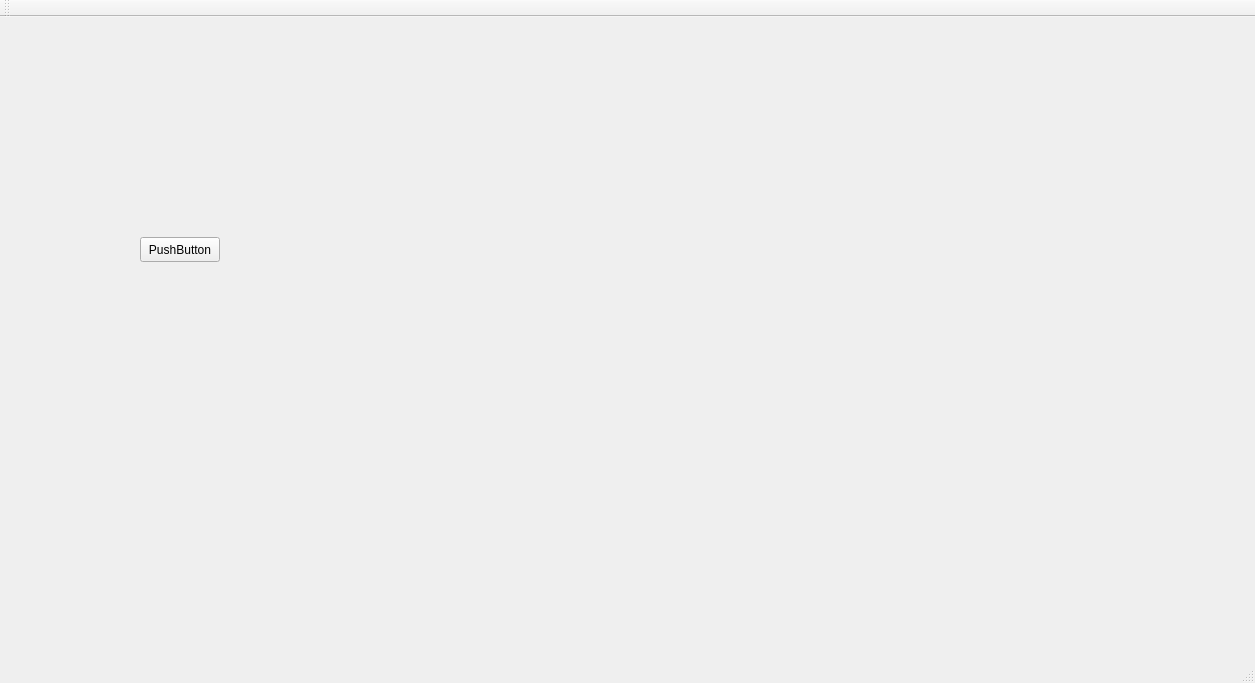
<?xml version="1.0" encoding="UTF-8"?>
<ui version="4.0">
 <class>PlazzaGui</class>
 <widget class="QMainWindow" name="PlazzaGui">
  <property name="geometry">
   <rect>
    <x>0</x>
    <y>0</y>
    <width>1255</width>
    <height>683</height>
   </rect>
  </property>
  <property name="windowTitle">
   <string>PlazzaGui</string>
  </property>
  <widget class="QWidget" name="centralWidget">
   <widget class="QPushButton" name="pushButton">
    <property name="geometry">
     <rect>
      <x>140</x>
      <y>220</y>
      <width>80</width>
      <height>25</height>
     </rect>
    </property>
    <property name="text">
     <string>PushButton</string>
    </property>
   </widget>
  </widget>
  <widget class="QMenuBar" name="menuBar">
   <property name="geometry">
    <rect>
     <x>0</x>
     <y>0</y>
     <width>1255</width>
     <height>22</height>
    </rect>
   </property>
  </widget>
  <widget class="QToolBar" name="mainToolBar">
   <attribute name="toolBarArea">
    <enum>TopToolBarArea</enum>
   </attribute>
   <attribute name="toolBarBreak">
    <bool>false</bool>
   </attribute>
  </widget>
  <widget class="QStatusBar" name="statusBar"/>
 </widget>
 <layoutdefault spacing="6" margin="11"/>
 <resources/>
 <connections/>
</ui>
